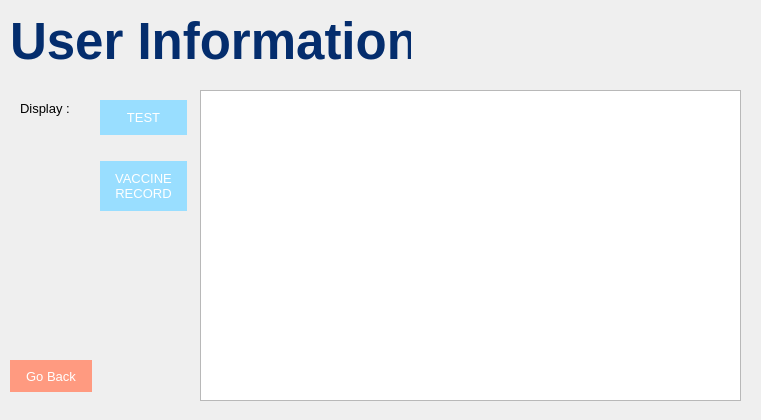
<?xml version="1.0" encoding="UTF-8"?>
<ui version="4.0">
 <class>ad_manage_user</class>
 <widget class="QDialog" name="ad_manage_user">
  <property name="geometry">
   <rect>
    <x>0</x>
    <y>0</y>
    <width>761</width>
    <height>420</height>
   </rect>
  </property>
  <property name="windowTitle">
   <string>Dialog</string>
  </property>
  <widget class="QLabel" name="label">
   <property name="geometry">
    <rect>
     <x>10</x>
     <y>0</y>
     <width>401</width>
     <height>81</height>
    </rect>
   </property>
   <property name="styleSheet">
    <string notr="true">font-size:38pt; 
font-weight:500;
color:#042d6d</string>
   </property>
   <property name="text">
    <string>User Information</string>
   </property>
  </widget>
  <widget class="QLabel" name="label_2">
   <property name="geometry">
    <rect>
     <x>20</x>
     <y>100</y>
     <width>81</width>
     <height>16</height>
    </rect>
   </property>
   <property name="font">
    <font>
     <pointsize>10</pointsize>
    </font>
   </property>
   <property name="text">
    <string>Display :</string>
   </property>
  </widget>
  <widget class="QTextBrowser" name="textBrowser_display">
   <property name="geometry">
    <rect>
     <x>200</x>
     <y>90</y>
     <width>541</width>
     <height>311</height>
    </rect>
   </property>
  </widget>
  <widget class="QPushButton" name="pushButton_goback">
   <property name="geometry">
    <rect>
     <x>10</x>
     <y>350</y>
     <width>82</width>
     <height>52</height>
    </rect>
   </property>
   <property name="font">
    <font>
     <pointsize>10</pointsize>
    </font>
   </property>
   <property name="styleSheet">
    <string notr="true">background-color:rgb(255, 154, 128);
color: rgb(255, 255, 255);
border: none;
padding: 10,10,10,10;
margin: 10, 10, 10, 10;</string>
   </property>
   <property name="text">
    <string>Go Back</string>
   </property>
  </widget>
  <widget class="QWidget" name="layoutWidget">
   <property name="geometry">
    <rect>
     <x>100</x>
     <y>90</y>
     <width>87</width>
     <height>132</height>
    </rect>
   </property>
   <layout class="QVBoxLayout" name="verticalLayout">
    <item>
     <widget class="QPushButton" name="pushButton_test">
      <property name="font">
       <font>
        <pointsize>10</pointsize>
       </font>
      </property>
      <property name="styleSheet">
       <string notr="true">background-color:rgb(153, 222, 255);
color: rgb(255, 255, 255);
border: none;
padding: 10,10,10,10;
margin: 10, 10, 10, 10;</string>
      </property>
      <property name="text">
       <string>TEST</string>
      </property>
     </widget>
    </item>
    <item>
     <widget class="QPushButton" name="pushButton_Vrecord">
      <property name="font">
       <font>
        <pointsize>10</pointsize>
       </font>
      </property>
      <property name="styleSheet">
       <string notr="true">background-color:rgb(153, 222, 255);
color: rgb(255, 255, 255);
border: none;
padding: 10,10,10,10;
margin: 10, 10, 10, 10;</string>
      </property>
      <property name="text">
       <string>VACCINE
RECORD</string>
      </property>
     </widget>
    </item>
   </layout>
  </widget>
 </widget>
 <resources/>
 <connections/>
</ui>
